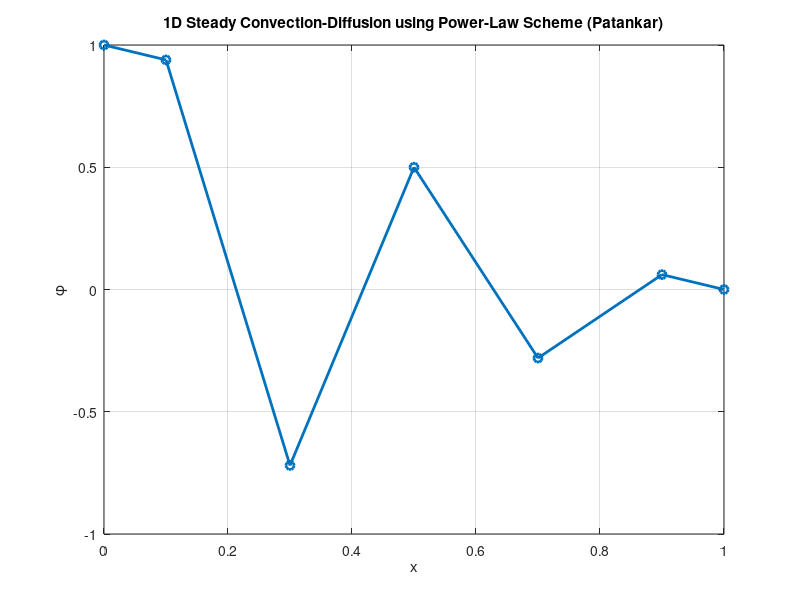

Write MATLAB code to recreate this figure.
clc; clear;

% Parameters
L = 1;           % Domain length
N = 5;           % Number of control volumes
rho = 1;         % Density
u = 1;           % Velocity
Gamma = 0.1;     % Diffusion coefficient
phi_0 = 1;       % Left boundary value
phi_L = 0;       % Right boundary value

dx = L / N;                        % Uniform cell width
x = linspace(dx/2, L-dx/2, N);     % Cell centers
F = rho * u;                       % Convection flux (assumed constant)

% Initialize arrays
aP = zeros(1, N);
aE = zeros(1, N);
aW = zeros(1, N);
Su = zeros(1, N);

% Loop over internal nodes (1 to N)
for i = 1:N
    % Diffusion conductance varies at boundaries
    if i == 1
        De = Gamma / dx;          % East face (node 1 to 2)
        Dw = Gamma / (dx / 2);    % West face (boundary to node 1)
    elseif i == N
        De = Gamma / (dx / 2);    % East face (node N to boundary)
        Dw = Gamma / dx;          % West face (node N-1 to N)
    else
        De = Gamma / dx;          % East face
        Dw = Gamma / dx;          % West face
    end

    % Péclet numbers at faces
    Pe_e = F / De;
    Pe_w = F / Dw;

    % Power-law factors
    fE = max([0, (1 - 0.1 * abs(Pe_e))^5]);
    fW = max([0, (1 - 0.1 * abs(Pe_w))^5]);

    aE(i) = De * fE;
    aW(i) = Dw * fW;

    % Central node coefficient
    aP(i) = aE(i) + aW(i);

    % Boundary contributions
    if i == 1
        Su(i) = aW(i) * phi_0;
    elseif i == N
        Su(i) = aE(i) * phi_L;
    end
end

% Construct system matrix A and RHS vector b
A = zeros(N, N);
b = Su';

for i = 1:N
    if i ~= 1
        A(i, i-1) = aW(i);
    end
    A(i, i) = aP(i);
    if i ~= N
        A(i, i+1) = aE(i);
    end
end

% Solve the system
phi = A \ b;

% Add boundary values for plotting
x_full = [0, x, L];
phi_full = [phi_0, phi', phi_L];

% Plotting
plot(x_full, phi_full, '-o', 'LineWidth', 2);
xlabel('x'); ylabel('\phi');
title('1D Steady Convection-Diffusion using Power-Law Scheme (Patankar)');
grid on;
